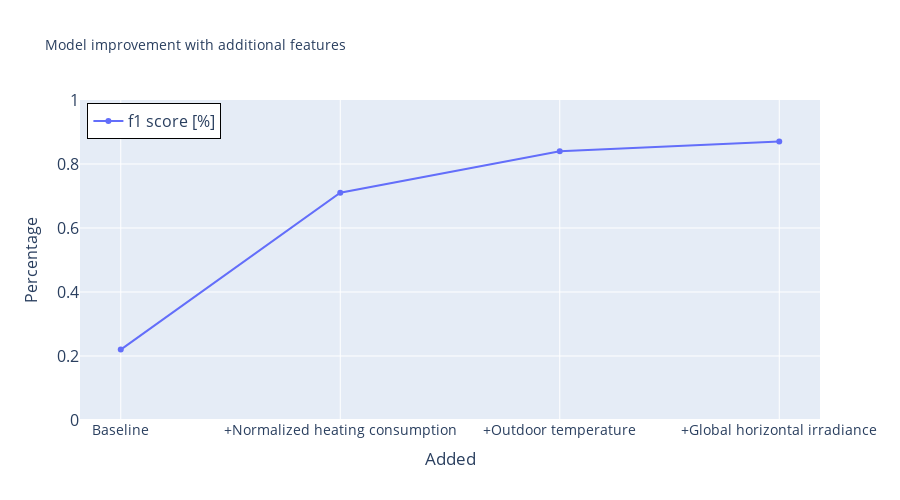

Notebook cell for this chart:
### Markdown cell above
## Model improvements

### Code cell
df = pd.DataFrame({
    "Improvement": ["Baseline", "+Normalized heating consumption", "+Outdoor temperature", "+Global horizontal irradiance"],
    "f1 score [%]": [0.22 , 0.71 , 0.84 , 0.87], 
})

fig = go.Figure()

# Add the f1 score line
fig.add_trace(go.Scatter(
    x=df["Improvement"],
    y=df["f1 score [%]"],
    mode='lines+markers',
    name='f1 score [%]',
    showlegend=True
))

fig.update_layout(
    title="Model improvement with additional features",
    xaxis_title="Added ",
    yaxis_title="Percentage",
    width=900,
    height=500,
    template="plotly",
    title_font=dict(size=14),  # Larger title font
    font=dict(size=14),  # Base font
    yaxis=dict(
        range=[0, 1],         # y-axis from 0 to 1
        tickvals=[0, 0.2, 0.4, 0.6, 0.8, 1],
        title_font=dict(size=16),
        tickfont=dict(size=16),  # Set ticks at 0.2 intervals
        #ticktext=["0", "20%", "40%", "60%", "80%", "100%"]  # Optional: Custom text for ticks
    ),
    legend=dict(
        x=0.01, y=0.99,
        bgcolor="white",
        bordercolor="Black",
        borderwidth=1,
        font=dict(size=16)
    )
)

fig.show()

### Figure 1 — Plotly figure (JSON) as saved in the notebook; plotly's stock layout.template omitted (floating-point values rounded to 4 significant figures)
{"data": [{"mode": "lines+markers", "name": "f1 score [%]", "showlegend": true, "type": "scatter", "x": ["Baseline", "+Normalized heating consumption", "+Outdoor temperature", "+Global horizontal irradiance"], "y": [0.22, 0.71, 0.84, 0.87]}], "layout": {"font": {"size": 14}, "height": 500, "legend": {"bgcolor": "white", "bordercolor": "Black", "borderwidth": 1, "font": {"size": 16}, "x": 0.01, "y": 0.99}, "title": {"font": {"size": 14}, "text": "Model improvement with additional features"}, "width": 900, "xaxis": {"title": {"text": "Added "}}, "yaxis": {"range": [0, 1], "tickfont": {"size": 16}, "tickvals": [0, 0.2, 0.4, 0.6, 0.8, 1], "title": {"font": {"size": 16}, "text": "Percentage"}}}}
